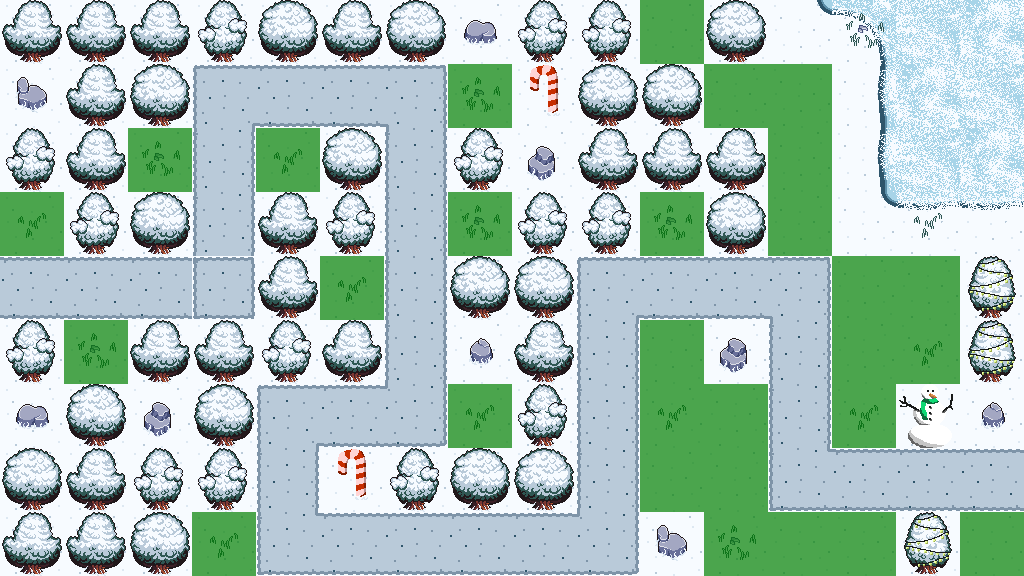

Below is a game level as drawn by its tile map, then a one-line description and the .tmx file that defines it, in full:
An orthogonal 16x9 tile map with 64x64 px tiles, 8 tile layers (Terrain_Background, Terrain_Path, Terrain_Water, Terrain_Cliffs, ...), 3 tilesets and 1 object.

<map version="1.10" tiledversion="1.11.2" orientation="orthogonal" renderorder="right-down" width="16" height="9" tilewidth="64" tileheight="64" infinite="0" nextlayerid="23" nextobjectid="10">
 <editorsettings>
  <export target="../game/public/assets/map/TD-map-lvl16.json" format="json" />
 </editorsettings>
 <tileset firstgid="1" name="Solid_green" tilewidth="64" tileheight="64" tilecount="9" columns="3">
  <image source="../game/public/assets/Solid_green.png" width="200" height="200" />
 </tileset>
 <tileset firstgid="10" name="GrassTilesetWinter" tilewidth="64" tileheight="64" tilecount="272" columns="16">
  <image source="../game/public/assets/tilesets/GrassTilesetWinter.png" width="1024" height="1088" />
 </tileset>
 <tileset firstgid="282" name="AnimatedWaterWinter" tilewidth="64" tileheight="64" tilecount="490" columns="70">
  <image source="../game/public/assets/tilesets/AnimatedWaterWinter.png" width="4480" height="448" />
 </tileset>
 <layer id="14" name="Terrain_Background" width="16" height="9" locked="1">
  <data encoding="csv">
28,28,28,28,28,28,28,28,28,28,28,28,28,28,28,28,
28,28,28,28,28,28,28,28,28,28,28,28,28,28,28,28,
28,28,28,28,28,28,28,28,28,28,28,28,28,28,28,28,
28,28,28,28,28,28,28,28,28,28,28,28,28,28,28,28,
28,28,28,28,28,28,28,28,28,28,28,28,28,28,28,28,
28,28,28,28,28,28,28,28,28,28,28,28,28,28,28,28,
28,28,28,28,28,28,28,28,28,28,28,28,28,28,28,28,
28,28,28,28,28,28,28,28,28,28,28,28,28,28,28,28,
28,28,28,28,28,28,28,28,28,28,28,28,28,28,28,28
</data>
 </layer>
 <layer id="15" name="Terrain_Path" width="16" height="9">
  <data encoding="csv">
0,0,0,0,0,0,0,0,0,0,0,0,0,0,0,0,
0,0,0,31,64,64,33,0,0,0,0,0,0,0,0,0,
0,0,0,47,0,0,47,0,0,0,0,0,0,0,0,0,
0,0,0,47,0,0,47,0,0,0,0,0,0,0,0,0,
64,64,64,44,0,0,47,0,0,31,64,64,33,0,0,0,
0,0,0,0,0,0,47,0,0,47,0,0,47,0,0,0,
0,0,0,0,31,64,65,0,0,47,0,0,47,0,0,0,
0,0,0,0,47,0,0,0,0,47,0,0,63,64,64,64,
0,0,0,0,63,64,64,64,64,65,0,0,0,0,0,0
</data>
 </layer>
 <layer id="16" name="Terrain_Water" width="16" height="9">
  <data encoding="csv">
0,0,0,0,0,0,0,0,0,0,0,0,562,564,494,425,
0,0,0,0,0,0,0,0,0,0,0,0,0,492,425,494,
0,0,0,0,0,0,0,0,0,0,0,0,0,492,494,425,
0,0,0,0,0,0,0,0,0,0,0,0,0,562,705,705,
0,0,0,0,0,0,0,0,0,0,0,0,0,0,0,0,
0,0,0,0,0,0,0,0,0,0,0,0,0,0,0,0,
0,0,0,0,0,0,0,0,0,0,0,0,0,0,0,0,
0,0,0,0,0,0,0,0,0,0,0,0,0,0,0,0,
0,0,0,0,0,0,0,0,0,0,0,0,0,0,0,0
</data>
 </layer>
 <layer id="17" name="Terrain_Cliffs" width="16" height="9">
  <data encoding="csv">
0,0,0,0,0,0,0,0,0,0,0,0,0,0,0,0,
0,0,0,0,0,0,0,0,0,0,0,0,0,0,0,0,
0,0,0,0,0,0,0,0,0,0,0,0,0,0,0,0,
0,0,0,0,0,0,0,0,0,0,0,0,0,0,0,0,
0,0,0,0,0,0,0,0,0,0,0,0,0,0,0,0,
0,0,0,0,0,0,0,0,0,0,0,0,0,0,0,0,
0,0,0,0,0,0,0,0,0,0,0,0,0,0,0,0,
0,0,0,0,0,0,0,0,0,0,0,0,0,0,0,0,
0,0,0,0,0,0,0,0,0,0,0,0,0,0,0,0
</data>
 </layer>
 <layer id="18" name="Props" width="16" height="9">
  <data encoding="csv">
0,0,0,0,0,0,0,215,0,0,0,0,0,0,0,0,
231,0,0,0,0,0,0,0,0,0,0,0,0,0,0,0,
0,0,0,0,0,0,0,0,232,0,0,0,0,0,0,0,
0,0,0,0,0,0,0,0,0,0,0,0,0,0,0,0,
0,0,0,0,0,0,0,0,0,0,0,0,0,0,0,0,
0,0,0,0,0,0,0,216,0,0,0,232,0,0,0,0,
215,0,232,0,0,0,0,0,0,0,0,0,0,0,0,216,
0,0,0,0,0,0,0,0,0,0,0,0,0,0,0,0,
0,0,0,0,0,0,0,0,0,0,231,0,0,0,0,0
</data>
 </layer>
 <layer id="19" name="Details" width="16" height="9">
  <data encoding="csv">
135,135,135,136,120,135,120,0,136,136,0,120,0,166,0,0,
0,135,120,0,0,0,0,166,274,120,120,0,0,0,0,0,
136,135,166,0,165,120,0,136,0,135,135,135,0,0,0,0,
165,136,120,0,135,136,0,166,136,136,166,120,0,0,165,0,
0,0,0,0,135,165,0,120,120,0,0,0,0,0,0,119,
136,166,135,135,136,135,0,0,135,0,0,0,0,0,165,119,
0,120,0,120,0,0,0,165,136,0,165,0,0,165,276,0,
120,135,136,136,0,274,136,120,120,0,0,0,0,0,0,0,
135,135,120,165,0,0,0,0,0,0,0,166,0,0,119,0
</data>
 </layer>
 <objectgroup id="20" name="Waypoints">
  <object id="9" x="0" y="0">
   <polyline points="0,0 -68,282.667 224,285.333 224,92 416,93.3333 416,414.667 288,414.667 288,546.667 609.333,544 609.333,285.333 804,285.333 804,480 912,477.333 1125.33,478.667" />
  </object>
 </objectgroup>
 <layer id="21" name="Buildable" width="16" height="9" opacity="0.7">
  <data encoding="csv">
0,0,0,0,0,0,0,0,0,0,1,0,0,0,0,0,
0,0,0,0,0,0,0,1,0,0,0,1,1,0,0,0,
0,0,1,0,1,0,0,0,0,0,0,0,1,0,0,0,
1,0,0,0,0,0,0,1,0,0,1,0,1,0,0,0,
0,0,0,0,0,1,0,0,0,0,0,0,0,1,1,0,
0,1,0,0,0,0,0,0,0,0,1,0,0,1,1,0,
0,0,0,0,0,0,0,1,0,0,1,1,0,1,0,0,
0,0,0,0,0,0,0,0,0,0,1,1,0,0,0,0,
0,0,0,1,0,0,0,0,0,0,0,1,1,1,0,1
</data>
 </layer>
 <layer id="22" name="Highground" width="16" height="9" opacity="0.7">
  <data encoding="csv">
0,0,0,0,0,0,0,0,0,0,0,0,0,0,0,0,
0,0,0,0,0,0,0,0,0,0,0,0,0,0,0,0,
0,0,0,0,0,0,0,0,0,0,0,0,0,0,0,0,
0,0,0,0,0,0,0,0,0,0,0,0,0,0,0,0,
0,0,0,0,0,0,0,0,0,0,0,0,0,0,0,0,
0,0,0,0,0,0,0,0,0,0,0,0,0,0,0,0,
0,0,0,0,0,0,0,0,0,0,0,0,0,0,0,0,
0,0,0,0,0,0,0,0,0,0,0,0,0,0,0,0,
0,0,0,0,0,0,0,0,0,0,0,0,0,0,0,0
</data>
 </layer>
</map>
